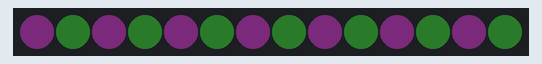
A sketch run on a simulated Arduino Uno, built with avr-gcc and run on an emulated ATmega328P. Parts: 14 RGB LEDs in strip order, left to right. Dim RGB values are drawn brighter than linear.

Above: at 0.1 s.
At 7.6 s:
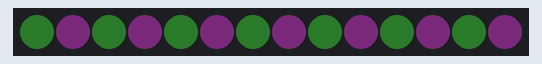
At 15.22 s:
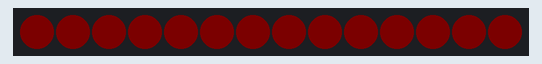
At 18.7 s:
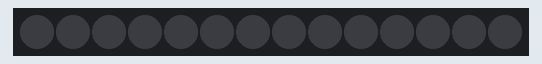

Measured:
- by itself, everything shown: repeats every 24.0 s, in 31 steps
- what the display in image 1 shows lasts 0.5 s, from 7.5 s to 8.0 s
- what the display in image 2 shows lasts 0.4 s, from 15.0 s to 15.4 s
- what the display in image 3 shows lasts 5.4 s, from 18.6 s to 24.0 s

The sketch:

official-led.ino
```cpp
#include <Adafruit_NeoPixel.h> // FastLED && Adafruit NeoPixel Libraries
#ifdef __AVR__
#include <avr/power.h> // Required for 16 MHz Adafruit Trinket
#endif

#define PIN_WS2812B 4  // Arduino pin that connects to WS2812B
#define NUM_PIXELS 14  // The number of LEDs (pixels) on WS2812B

Adafruit_NeoPixel WS2812B(NUM_PIXELS, PIN_WS2812B, NEO_GRB + NEO_KHZ800);

void setup() {
  WS2812B.begin();
  WS2812B.setBrightness(3);
}

void ledAnimationPowerOn() {
  WS2812B.clear();

  for (int k = 0; k < 10; k++) {
    for (int j = 0; j < 2; j++) {
      for (int i = 0; i < NUM_PIXELS; i++) {
        if (i % 2 == j) {
          WS2812B.setPixelColor(i, WS2812B.Color(221, 85, 255)); // pink
        } else {
          // WS2812B.setPixelColor(i, WS2812B.Color(84, 94, 178)); // purple
          WS2812B.setPixelColor(i, WS2812B.Color(65, 225, 90)); // green
        }
      }
      WS2812B.show();
      delay(500);
    }
  }

  WS2812B.clear();
  WS2812B.show();

}

void ledAnimationRightCode() {
  WS2812B.clear();

}

void ledAnimationWrongCode() {
  WS2812B.clear();
  for (int i = 0; i < 5; i++) {
    for (int pixel = 0; pixel < NUM_PIXELS; pixel++) {
      WS2812B.setPixelColor(pixel, WS2812B.Color(238, 24, 24));
    }
    WS2812B.show();

    delay(400);

    WS2812B.clear();
    WS2812B.show();

    delay(400);
  }


}

void loop() {
  ledAnimationPowerOn();
  delay(5000);
  ledAnimationWrongCode();
  delay(5000);
}
```
